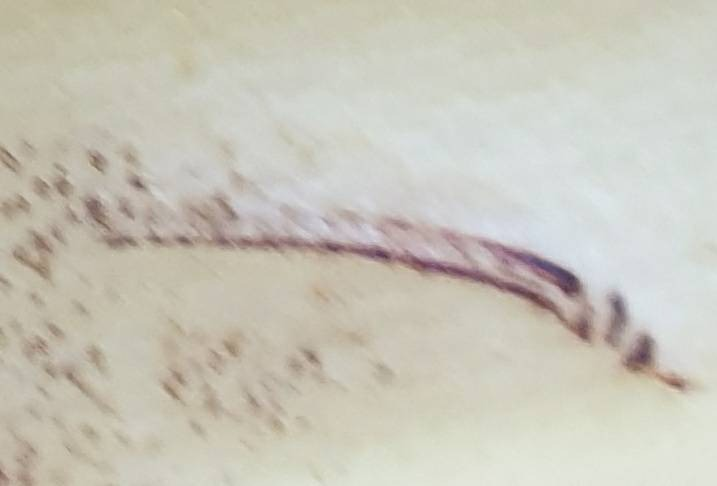
#> input picture imgs/1.jpeg, 717 x 486 px; its folder holds 4 pictures in this run
$ python homography.py
#> lines starting #> are read from the running program, lines starting #| are printed output that depends on the picture
import os
import cv2
import numpy as np

def are_same_object(img1, img2, kp1, kp2, good_matches, min_matches=4):
    """Verifica se duas imagens contêm o mesmo objeto através da homografia."""
    if len(good_matches) < min_matches:
        return False

    src_pts = np.float32([kp1[m.queryIdx].pt for m in good_matches]).reshape(-1, 1, 2)
    dst_pts = np.float32([kp2[m.trainIdx].pt for m in good_matches]).reshape(-1, 1, 2)

    M, mask = cv2.findHomography(src_pts, dst_pts, cv2.RANSAC, 5.0)

    return M is not None

def get_image_pairs(directory):
    """Pega todas as imagens no diretório especificado e as retorna em pares."""
#> called with directory = 'imgs'
    image_files = [f for f in os.listdir(directory) if f.endswith(('.jpg', '.png', '.jpeg'))]
    image_pairs = []

    for i in range(len(image_files)):
        for j in range(i+1, len(image_files)):
            image_pairs.append((os.path.join(directory, image_files[i]), os.path.join(directory, image_files[j])))

    # Usando SIFT como detector e descriptor
    sift = cv2.SIFT_create()

    for img_path1, img_path2 in image_pairs:
        img1 = cv2.imread(img_path1)
#> img1 is the input picture: shape (486, 717, 3); mean B, G, R 186.6, 198.4, 201.4
        img2 = cv2.imread(img_path2)
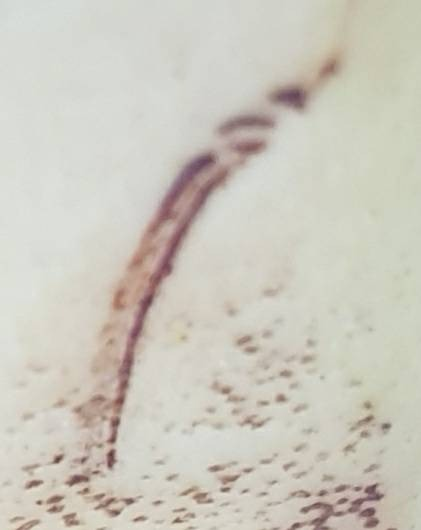
#> input picture imgs/2.jpeg, 421 x 530 px
#> img2 is the input picture: shape (530, 421, 3); mean B, G, R 190.6, 201.1, 204.6

        if img1 is None or img2 is None:
            print(f"Não foi possível abrir {img_path1} ou {img_path2}. Pulando este par.")
            continue


        kp1, des1 = sift.detectAndCompute(img1, None)
#> kp1 = 112 keypoints; strongest (x, y, size): (569, 282, 15.8), (641, 356, 20.1), (380, 254, 10.6), (618, 306, 12.6)
        kp2, des2 = sift.detectAndCompute(img2, None)
#> kp2 = 330 keypoints; strongest (x, y, size): (58, 459, 5.3), (39, 502, 3.3), (111, 458, 8.2), (129, 501, 5.2)

        if des1 is None or des2 is None or len(des1) < 2 or len(des2) < 2:
            print(f"Não foram encontrados suficientes keypoints em {img_path1} ou {img_path2}. Pulando este par.")
            continue

        # Usando FLANN como matcher, que é mais adequado para SIFT/SURF
        FLANN_INDEX_KDTREE = 0
        index_params = dict(algorithm=FLANN_INDEX_KDTREE, trees=5)
        search_params = dict(checks=50)
        flann = cv2.FlannBasedMatcher(index_params, search_params)

        matches = flann.knnMatch(des1, des2, k=2)
#> matches = 112 matches

        # Filtrando as correspondências usando a razão de Lowe
        good_matches = []
        for m, n in matches:
            if m.distance < 0.78 * n.distance:
                good_matches.append(m)
#> this loop made 112 passes
#> after the loop, good_matches = 11 matches

        match_img = cv2.drawMatches(img1, kp1, img2, kp2, good_matches, None)
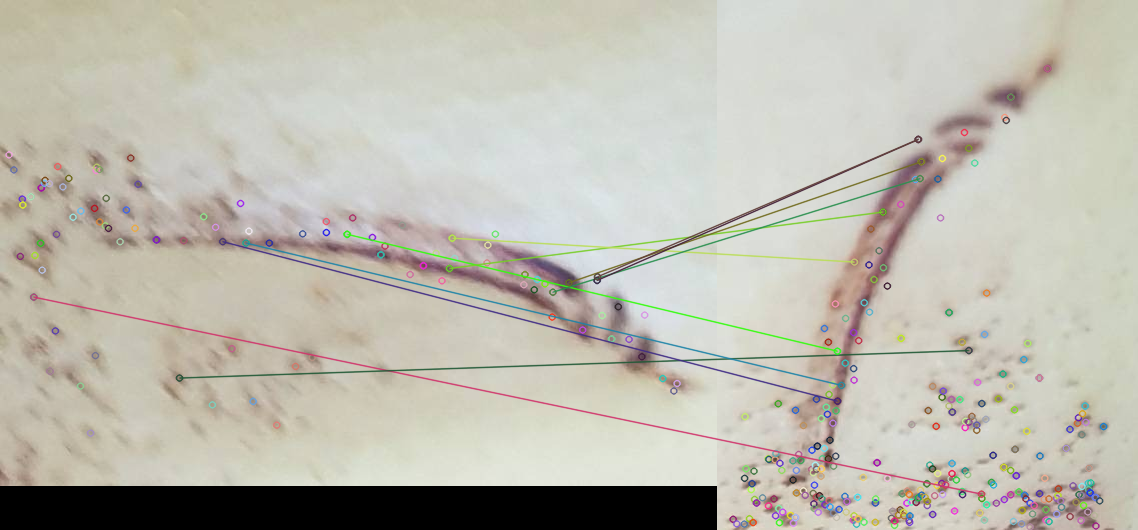
#> match_img: shape (530, 1138, 3); mean B, G, R 176.7, 187.5, 190.1
        cv2.imshow(f'Matches between {img_path1} and {img_path2}', match_img)
        cv2.waitKey(0)
        cv2.destroyAllWindows()


        if are_same_object(img1, img2, kp1, kp2, good_matches):
#> in are_same_object, `src_pts = np.float32([kp1[m.queryIdx].pt for m in good_matches]).resha..`: src_pts = [[33.33, 296.6], [179, 377.6], [222.3, 241.2], [245.5, 242.6], [346.7, 233.8], [449, 268], [451.7, 237.7], [552.4, 291.7], [568.5, 282.3], [596.6, 280], [597, 276.3]]
#> in are_same_object, `dst_pts = np.float32([kp2[m.trainIdx].pt for m in good_matches]).resha..`: dst_pts = [[264, 493.6], [251.3, 350.1], [120.1, 400.7], [124, 384.9], [120, 350.7], [165.4, 211.6], [136.9, 261.6], [202.5, 178.1], [203.9, 161.2], [200.8, 138.9], [200.8, 138.9]]
#> in are_same_object, `M, mask = cv2.findHomography(src_pts, dst_pts, cv2.RANSAC, 5.0)`: M = [[0.0323, 1.49, -224.4], [-0.854, -0.217, 715.9], [-0.0005, 0.00123, 1]]; mask = [0, 1, 1, 1, 0, 0, 1, 0, 1, 1, 1]
            print(f'{img_path1} e {img_path2} contêm o mesmo objeto!')
        else:
            print(f'{img_path1} e {img_path2} NÃO contêm o mesmo objeto!')

# Testando o programa
directory = 'imgs'
get_image_pairs(directory)
